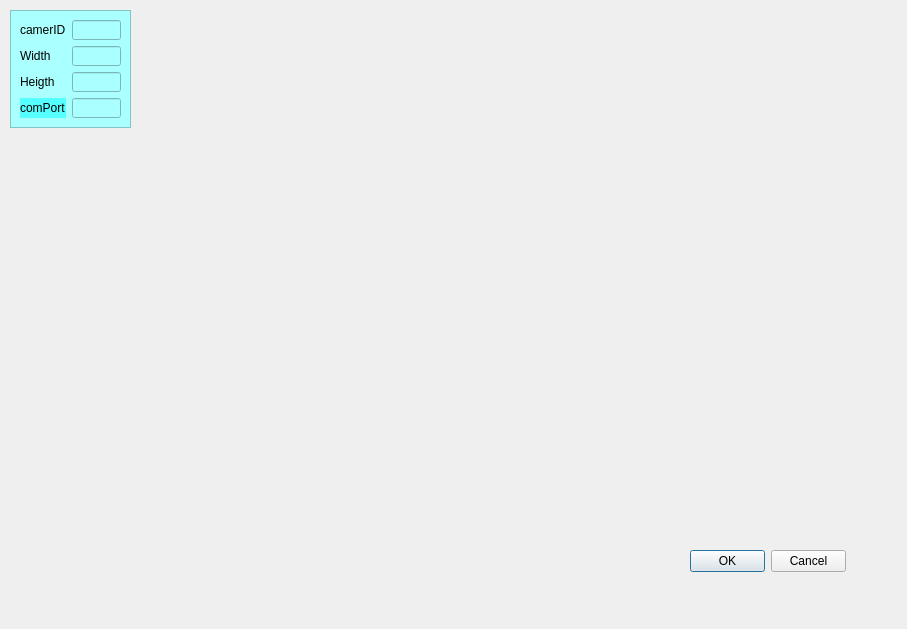
<?xml version="1.0" encoding="UTF-8"?>
<ui version="4.0">
 <class>configDlg</class>
 <widget class="QDialog" name="configDlg">
  <property name="geometry">
   <rect>
    <x>0</x>
    <y>0</y>
    <width>907</width>
    <height>629</height>
   </rect>
  </property>
  <property name="windowTitle">
   <string>Configuration</string>
  </property>
  <widget class="QFrame" name="frame">
   <property name="geometry">
    <rect>
     <x>10</x>
     <y>10</y>
     <width>121</width>
     <height>118</height>
    </rect>
   </property>
   <property name="styleSheet">
    <string notr="true">background-color: rgb(170, 255, 255);</string>
   </property>
   <property name="frameShape">
    <enum>QFrame::StyledPanel</enum>
   </property>
   <property name="frameShadow">
    <enum>QFrame::Raised</enum>
   </property>
   <layout class="QFormLayout" name="formLayout">
    <item row="0" column="0">
     <widget class="QLabel" name="label">
      <property name="text">
       <string>camerID</string>
      </property>
     </widget>
    </item>
    <item row="0" column="1">
     <widget class="QLineEdit" name="cameraID"/>
    </item>
    <item row="1" column="0">
     <widget class="QLabel" name="label_3">
      <property name="text">
       <string>Width</string>
      </property>
     </widget>
    </item>
    <item row="1" column="1">
     <widget class="QLineEdit" name="CV_CAP_PROP_FRAME_WIDTH"/>
    </item>
    <item row="2" column="0">
     <widget class="QLabel" name="label_4">
      <property name="text">
       <string>Heigth</string>
      </property>
     </widget>
    </item>
    <item row="2" column="1">
     <widget class="QLineEdit" name="CV_CAP_PROP_FRAME_HEIGHT"/>
    </item>
    <item row="3" column="0">
     <widget class="QLabel" name="label_2">
      <property name="styleSheet">
       <string notr="true">background-color: rgb(85, 255, 255);</string>
      </property>
      <property name="text">
       <string>comPort</string>
      </property>
     </widget>
    </item>
    <item row="3" column="1">
     <widget class="QLineEdit" name="comPort"/>
    </item>
   </layout>
  </widget>
  <widget class="QDialogButtonBox" name="buttonBox">
   <property name="geometry">
    <rect>
     <x>690</x>
     <y>550</y>
     <width>156</width>
     <height>23</height>
    </rect>
   </property>
   <property name="standardButtons">
    <set>QDialogButtonBox::Cancel|QDialogButtonBox::Ok</set>
   </property>
  </widget>
 </widget>
 <resources/>
 <connections/>
</ui>
